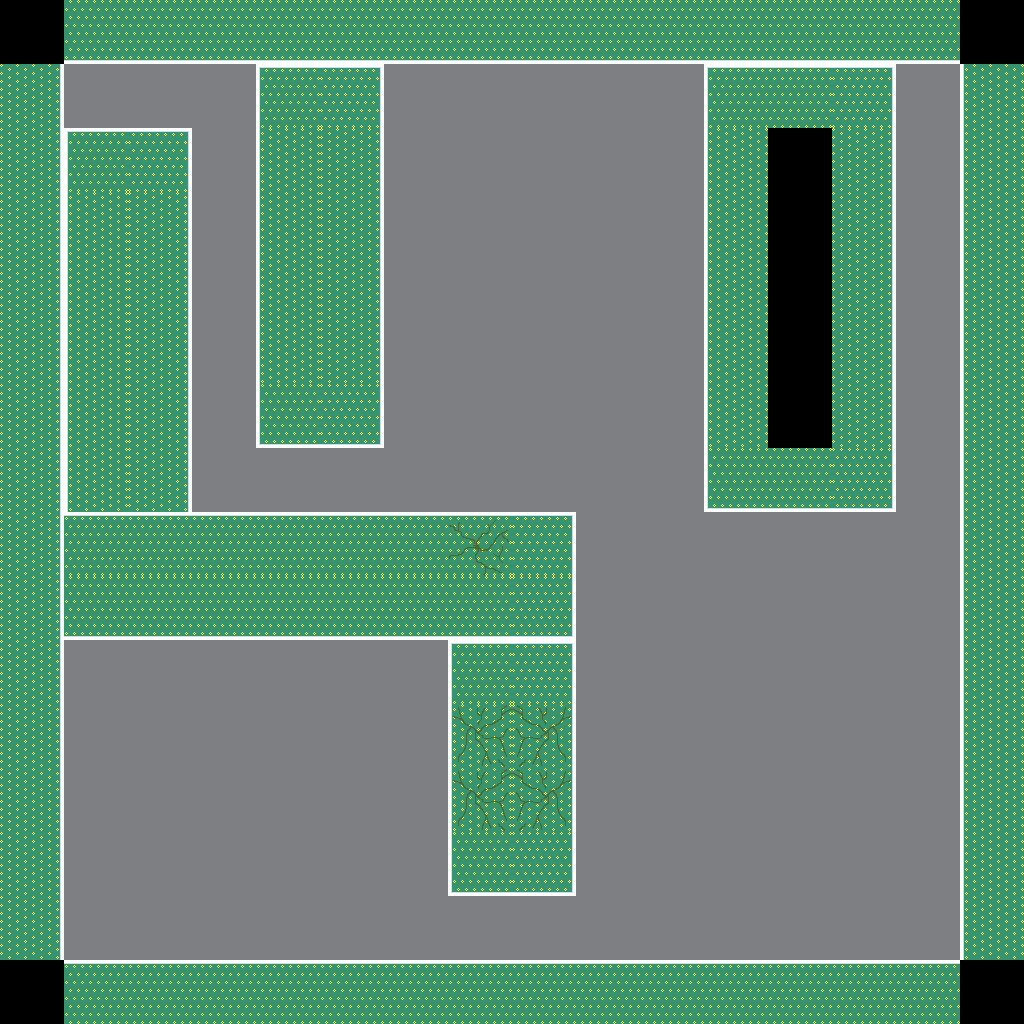

This is a level from a 2D game, rendered from its Tiled map with the project's own tilesets. A one-line summary and the complete map file follow:
An orthogonal 16x16 tile map with 64x64 px tiles, 1 tile layer (Carpet), 3 tilesets and 11 objects (2x 4, 2x 3, 0, 1, 2, ...).

<map version="1.5" tiledversion="1.7.2" orientation="orthogonal" renderorder="right-down" width="16" height="16" tilewidth="64" tileheight="64" infinite="0" nextlayerid="4" nextobjectid="15">
 <editorsettings>
  <export target="test_map_three.json" format="json" />
 </editorsettings>
 <tileset firstgid="1" name="newwals" tilewidth="64" tileheight="64" tilecount="9" columns="3">
  <image source="../Assets/Tilesets-Tileset Images/newwals.png" trans="ff00ff" width="192" height="192" />
 </tileset>
 <tileset firstgid="10" name="carpet" tilewidth="64" tileheight="64" tilecount="1" columns="1">
  <image source="../Assets/Tilesets-Tileset Images/carpet.png" trans="ff00ff" width="64" height="64" />
 </tileset>
 <tileset firstgid="11" name="cracked_walls" tilewidth="64" tileheight="64" tilecount="4" columns="1">
  <image source="../Assets/Tilesets-Tileset Images/cracked_walls.png" trans="ff00ff" width="64" height="256" />
 </tileset>
 <layer id="2" name="Carpet" width="16" height="16">
  <data encoding="csv">
0,8,8,8,8,8,8,8,8,8,8,8,8,8,8,0,
6,10,10,10,1,3,10,10,10,10,10,1,2,3,10,4,
6,1,3,10,4,6,10,10,10,10,10,4,0,6,10,4,
6,4,6,10,4,6,10,10,10,10,10,4,0,6,10,4,
6,4,6,10,4,6,10,10,10,10,10,4,0,6,10,4,
6,4,6,10,4,6,10,10,10,10,10,4,0,6,10,4,
6,4,6,10,7,9,10,10,10,10,10,4,0,6,10,4,
6,4,6,10,10,10,10,10,10,10,10,7,8,9,10,4,
6,2,2,2,2,2,2,11,3,10,10,10,10,10,10,4,
6,8,8,8,8,8,8,8,9,10,10,10,10,10,10,4,
6,10,10,10,10,10,10,1,3,10,10,10,10,10,10,4,
6,10,10,10,10,10,10,14,13,10,10,10,10,10,10,4,
6,10,10,10,10,10,10,14,13,10,10,10,10,10,10,4,
6,10,10,10,10,10,10,7,9,10,10,10,10,10,10,4,
6,10,10,10,10,10,10,10,10,10,10,10,10,10,10,4,
0,2,2,2,2,2,2,2,2,2,2,2,2,2,2,0
</data>
 </layer>
 <objectgroup id="3" name="Objects">
  <object id="1" name="Bingus" type="0" x="561.333" y="162.667">
   <point />
  </object>
  <object id="2" name="Boongus" type="1" x="928" y="100">
   <point />
  </object>
  <object id="4" name="Backpack" type="2" x="652" y="276">
   <point />
  </object>
  <object id="5" name="Teleport" type="8" x="224" y="478.667">
   <point />
  </object>
  <object id="7" name="Stun" type="4" x="490.667" y="348">
   <point />
  </object>
  <object id="8" name="Bear Trap" type="7" x="614" y="351">
   <point />
  </object>
  <object id="9" name="Lose Item" type="6" x="440" y="212">
   <point />
  </object>
  <object id="11" name="Trap Escape" type="5" x="576" y="383">
   <point />
  </object>
  <object id="12" name="Hammer" type="3" x="447" y="452">
   <point />
  </object>
  <object id="13" name="Stun" type="4" x="462" y="533">
   <point />
  </object>
  <object id="14" name="Hammer" type="3" x="600" y="700">
   <point />
  </object>
 </objectgroup>
</map>
